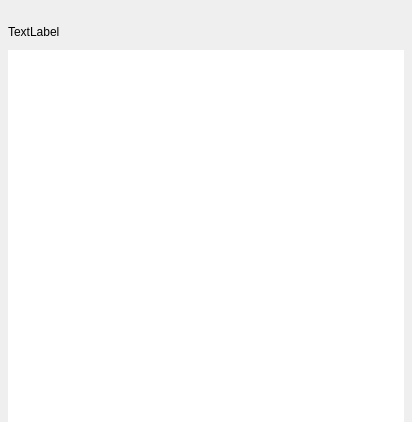
<?xml version="1.0" encoding="UTF-8"?>
<ui version="4.0">
 <class>XLSourcePopupWidget</class>
 <widget class="QWidget" name="XLSourcePopupWidget">
  <property name="geometry">
   <rect>
    <x>0</x>
    <y>0</y>
    <width>412</width>
    <height>422</height>
   </rect>
  </property>
  <property name="sizePolicy">
   <sizepolicy hsizetype="Fixed" vsizetype="Fixed">
    <horstretch>0</horstretch>
    <verstretch>0</verstretch>
   </sizepolicy>
  </property>
  <property name="minimumSize">
   <size>
    <width>412</width>
    <height>422</height>
   </size>
  </property>
  <property name="maximumSize">
   <size>
    <width>412</width>
    <height>422</height>
   </size>
  </property>
  <property name="windowTitle">
   <string>Form</string>
  </property>
  <layout class="QVBoxLayout" name="verticalLayout">
   <property name="spacing">
    <number>0</number>
   </property>
   <property name="leftMargin">
    <number>0</number>
   </property>
   <property name="topMargin">
    <number>0</number>
   </property>
   <property name="rightMargin">
    <number>0</number>
   </property>
   <property name="bottomMargin">
    <number>0</number>
   </property>
   <item>
    <widget class="QWidget" name="arrowContainer" native="true">
     <property name="sizePolicy">
      <sizepolicy hsizetype="Expanding" vsizetype="Fixed">
       <horstretch>0</horstretch>
       <verstretch>0</verstretch>
      </sizepolicy>
     </property>
     <layout class="QHBoxLayout" name="horizontalLayout">
      <property name="spacing">
       <number>0</number>
      </property>
      <property name="leftMargin">
       <number>0</number>
      </property>
      <property name="topMargin">
       <number>0</number>
      </property>
      <property name="rightMargin">
       <number>0</number>
      </property>
      <property name="bottomMargin">
       <number>0</number>
      </property>
      <item alignment="Qt::AlignLeft">
       <widget class="QLabel" name="arrowLabel">
        <property name="sizePolicy">
         <sizepolicy hsizetype="Fixed" vsizetype="Fixed">
          <horstretch>0</horstretch>
          <verstretch>0</verstretch>
         </sizepolicy>
        </property>
        <property name="minimumSize">
         <size>
          <width>14</width>
          <height>0</height>
         </size>
        </property>
        <property name="maximumSize">
         <size>
          <width>14</width>
          <height>16777215</height>
         </size>
        </property>
        <property name="text">
         <string/>
        </property>
        <property name="pixmap">
         <pixmap resource="obs.qrc">:/res/images/up_arrow.png</pixmap>
        </property>
       </widget>
      </item>
     </layout>
    </widget>
   </item>
   <item>
    <widget class="QWidget" name="content" native="true">
     <layout class="QVBoxLayout" name="verticalLayout_2">
      <property name="spacing">
       <number>0</number>
      </property>
      <property name="leftMargin">
       <number>8</number>
      </property>
      <property name="topMargin">
       <number>0</number>
      </property>
      <property name="rightMargin">
       <number>8</number>
      </property>
      <property name="bottomMargin">
       <number>0</number>
      </property>
      <item>
       <widget class="QLabel" name="hintLabel">
        <property name="minimumSize">
         <size>
          <width>0</width>
          <height>36</height>
         </size>
        </property>
        <property name="maximumSize">
         <size>
          <width>16777215</width>
          <height>36</height>
         </size>
        </property>
        <property name="text">
         <string>TextLabel</string>
        </property>
       </widget>
      </item>
      <item>
       <widget class="QListView" name="listView">
        <property name="frameShape">
         <enum>QFrame::NoFrame</enum>
        </property>
       </widget>
      </item>
     </layout>
    </widget>
   </item>
  </layout>
 </widget>
 <resources>
  <include location="obs.qrc"/>
 </resources>
 <connections/>
</ui>
